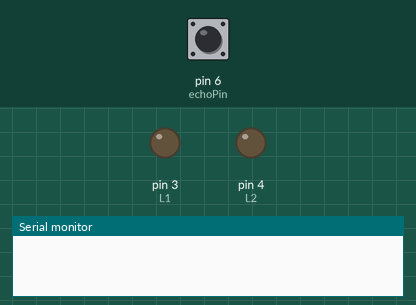
A sketch run on a simulated Arduino Uno, built with avr-gcc and run on an emulated ATmega328P. Shown: output pins drawn as LEDs (lit = HIGH), the last lines printed to the serial monitor. Inputs (shaded band) come from the test bench; at power-on: pin 6 (echoPin) LOW. Pins used as bus, display or sensor lines are not drawn.

Above: at 0.1 s.
At 4.4 s:
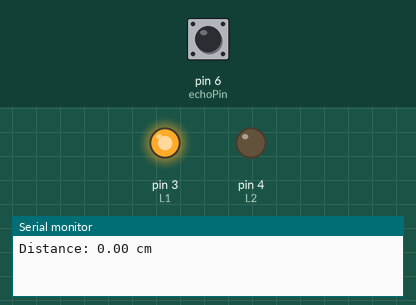
4.5 s: pin 6 (echoPin) pulsed HIGH 5 times (0.12 s each, 0.3 s apart)
At 6.7 s:
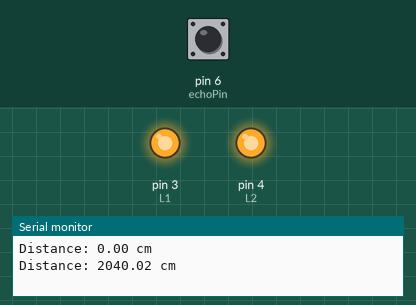
Timing chart, 0 to 10.8 s (numbered marks = the images above; inputs shaded):
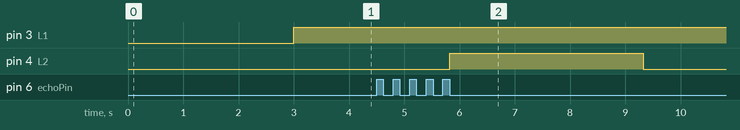

The sketch:

DIstance_Measuring_Code_for_two_LED.ino
```cpp
const int trigPin = 7;
const int echoPin =6;
const int LED1 = 3;
const int LED2 = 4;
const int t = trigPin;
const int e = echoPin;
const int L1 = LED1;
const int L2 = LED2;
void setup() {

Serial.begin(115200);
pinMode(t,OUTPUT);
pinMode(e,INPUT);
pinMode(L1,OUTPUT);
pinMode(L2,OUTPUT);
}

void loop() {
long duration;
float distance;
digitalWrite(trigPin,LOW);
delay(1000);
digitalWrite(trigPin,HIGH);
delay(1000);
digitalWrite(trigPin,LOW);
duration = pulseIn(echoPin, HIGH);
distance = duration*0.034/2;
  Serial.print("Distance: ");
  Serial.print(distance);
  Serial.println(" cm");

if (distance <= 10){
  digitalWrite(L1,HIGH);
  digitalWrite(L2,LOW);
}
if (distance > 20){
  digitalWrite(L1,HIGH);
  digitalWrite(L2,HIGH);
}

delay(500);
}
```

Measured:
- after the input at 4.5 s, pin 4 (L2): LOW → HIGH after 1.3 s, → LOW 3.5 s later
